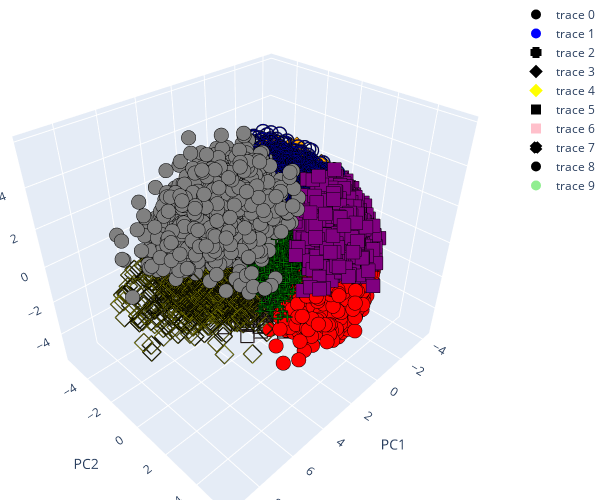

The cell this chart's notebook holds for it:
### Markdown cell above
B) Run PCA on same data\
C) Plot data in 3D with PCA representation with t=3 top eigen values; use shapes to to indicate truth digit label (circle, triangle, "+", stars, etc) and colors to indicate cluster ID (red blue green etc).

### Code cell
from sklearn.decomposition import PCA
import plotly.graph_objects as go

pca = PCA(n_components=3)
projection_train = pca.fit_transform(train_images_final_80)
print("evalue: ", pca.explained_variance_)

kmeans = KMeans(n_clusters=10, random_state=42)
kmeans.fit(projection_train)

labels = kmeans.labels_
centers = kmeans.cluster_centers_

score = accuracy_score(train_labels_final_80, labels)

print('Accuracy Score: %.3f' % score)

cluster_points = dict()
for i in range(len(labels)):
    label = labels[i]
    point = projection_train[i]

    if label in cluster_points:
        cluster_points[label].append(point)
    else:
        cluster_points[label] = []

cluster_0 = np.array(cluster_points[0])
cluster_1 = np.array(cluster_points[1])
cluster_2 = np.array(cluster_points[2])
cluster_3 = np.array(cluster_points[3])
cluster_4 = np.array(cluster_points[4])
cluster_5 = np.array(cluster_points[5])
cluster_6 = np.array(cluster_points[6])
cluster_7 = np.array(cluster_points[7])
cluster_8 = np.array(cluster_points[8])
cluster_9 = np.array(cluster_points[9])

x0 = cluster_0[:, 0]
y0 = cluster_0[:, 1]
z0 = cluster_0[:, 2]

x1 = cluster_1[:, 0]
y1 = cluster_1[:, 1]
z1 = cluster_1[:, 2]

x2 = cluster_2[:, 0]
y2 = cluster_2[:, 1]
z2 = cluster_2[:, 2]

x3 = cluster_3[:, 0]
y3 = cluster_3[:, 1]
z3 = cluster_3[:, 2]

x4 = cluster_4[:, 0]
y4 = cluster_4[:, 1]
z4 = cluster_4[:, 2]

x5 = cluster_5[:, 0]
y5 = cluster_5[:, 1]
z5 = cluster_5[:, 2]

x6 = cluster_6[:, 0]
y6 = cluster_6[:, 1]
z6 = cluster_6[:, 2]

x7 = cluster_7[:, 0]
y7 = cluster_7[:, 1]
z7 = cluster_7[:, 2]

x8 = cluster_8[:, 0]
y8 = cluster_8[:, 1]
z8 = cluster_8[:, 2]

x9 = cluster_9[:, 0]
y9 = cluster_9[:, 1]
z9 = cluster_9[:, 2]


shapes = ['circle', 'circle-open', 'cross', 'diamond','diamond-open', 'square', 'square-open', 'x']

Scene = dict(xaxis = dict(title  = 'PC1'),yaxis = dict(title  = 'PC2'),zaxis = dict(title  = 'PC3'))

trace0 = go.Scatter3d(x=x0, y=y0, z=z0, mode='markers',marker=dict(color = "red", symbol=shapes[0], size= 5, line=dict(color= 'black',width = 10)))
trace1 = go.Scatter3d(x=x1, y=y1, z=z1, mode='markers',marker=dict(color = "blue", symbol=shapes[1], size= 5, line=dict(color= 'black',width = 10)))
trace2 = go.Scatter3d(x=x2, y=y2, z=z2, mode='markers',marker=dict(color = "green", symbol=shapes[2], size= 5, line=dict(color= 'black',width = 10)))
trace3 = go.Scatter3d(x=x3, y=y3, z=z3, mode='markers',marker=dict(color = "orange", symbol=shapes[3], size= 5, line=dict(color= 'black',width = 10)))
trace4 = go.Scatter3d(x=x4, y=y4, z=z4, mode='markers',marker=dict(color = "yellow", symbol=shapes[4], size= 5, line=dict(color= 'black',width = 10)))
trace5 = go.Scatter3d(x=x5, y=y5, z=z5, mode='markers',marker=dict(color = "purple", symbol=shapes[5], size= 5, line=dict(color= 'black',width = 10)))
trace6 = go.Scatter3d(x=x6, y=y6, z=z6, mode='markers',marker=dict(color = "pink", symbol=shapes[6], size= 5, line=dict(color= 'black',width = 10)))
trace7 = go.Scatter3d(x=x7, y=y7, z=z7, mode='markers',marker=dict(color = "cyan", symbol=shapes[7], size= 5, line=dict(color= 'black',width = 10)))
trace8 = go.Scatter3d(x=x8, y=y8, z=z8, mode='markers',marker=dict(color = "gray", symbol=shapes[0], size= 5, line=dict(color= 'black',width = 10)))
trace9 = go.Scatter3d(x=x9, y=y9, z=z9, mode='markers',marker=dict(color = "lightgreen", symbol=shapes[1], size= 5, line=dict(color= 'black',width = 10)))

layout = go.Layout(margin=dict(l=0,r=0,t=0,b=0),scene = Scene,height = 500,width = 600)
data = [trace0, trace1, trace2, trace3, trace4, trace5, trace6, trace7, trace8, trace9]
fig = go.Figure(data = data, layout = layout)
fig.show()

### Figure 1 — Plotly figure (JSON) as saved in the notebook; plotly's stock layout.template omitted (floating-point values rounded to 4 significant figures; data arrays with more than 128 entries replaced by an {"elided": "..."} marker saying what was removed)
{"data": [{"marker": {"color": "red", "line": {"color": "black", "width": 10}, "size": 5, "symbol": "circle"}, "mode": "markers", "type": "scatter3d", "x": {"elided": "2013 float values"}, "y": {"elided": "2013 float values"}, "z": {"elided": "2013 float values"}}, {"marker": {"color": "blue", "line": {"color": "black", "width": 10}, "size": 5, "symbol": "circle-open"}, "mode": "markers", "type": "scatter3d", "x": {"elided": "2306 float values"}, "y": {"elided": "2306 float values"}, "z": {"elided": "2306 float values"}}, {"marker": {"color": "green", "line": {"color": "black", "width": 10}, "size": 5, "symbol": "cross"}, "mode": "markers", "type": "scatter3d", "x": {"elided": "1560 float values"}, "y": {"elided": "1560 float values"}, "z": {"elided": "1560 float values"}}, {"marker": {"color": "orange", "line": {"color": "black", "width": 10}, "size": 5, "symbol": "diamond"}, "mode": "markers", "type": "scatter3d", "x": {"elided": "2518 float values"}, "y": {"elided": "2518 float values"}, "z": {"elided": "2518 float values"}}, {"marker": {"color": "yellow", "line": {"color": "black", "width": 10}, "size": 5, "symbol": "diamond-open"}, "mode": "markers", "type": "scatter3d", "x": {"elided": "1128 float values"}, "y": {"elided": "1128 float values"}, "z": {"elided": "1128 float values"}}, {"marker": {"color": "purple", "line": {"color": "black", "width": 10}, "size": 5, "symbol": "square"}, "mode": "markers", "type": "scatter3d", "x": {"elided": "1755 float values"}, "y": {"elided": "1755 float values"}, "z": {"elided": "1755 float values"}}, {"marker": {"color": "pink", "line": {"color": "black", "width": 10}, "size": 5, "symbol": "square-open"}, "mode": "markers", "type": "scatter3d", "x": {"elided": "1851 float values"}, "y": {"elided": "1851 float values"}, "z": {"elided": "1851 float values"}}, {"marker": {"color": "cyan", "line": {"color": "black", "width": 10}, "size": 5, "symbol": "x"}, "mode": "markers", "type": "scatter3d", "x": {"elided": "1405 float values"}, "y": {"elided": "1405 float values"}, "z": {"elided": "1405 float values"}}, {"marker": {"color": "gray", "line": {"color": "black", "width": 10}, "size": 5, "symbol": "circle"}, "mode": "markers", "type": "scatter3d", "x": {"elided": "1236 float values"}, "y": {"elided": "1236 float values"}, "z": {"elided": "1236 float values"}}, {"marker": {"color": "lightgreen", "line": {"color": "black", "width": 10}, "size": 5, "symbol": "circle-open"}, "mode": "markers", "type": "scatter3d", "x": {"elided": "2218 float values"}, "y": {"elided": "2218 float values"}, "z": {"elided": "2218 float values"}}], "layout": {"height": 500, "margin": {"b": 0, "l": 0, "r": 0, "t": 0}, "scene": {"xaxis": {"title": {"text": "PC1"}}, "yaxis": {"title": {"text": "PC2"}}, "zaxis": {"title": {"text": "PC3"}}}, "width": 600}}
